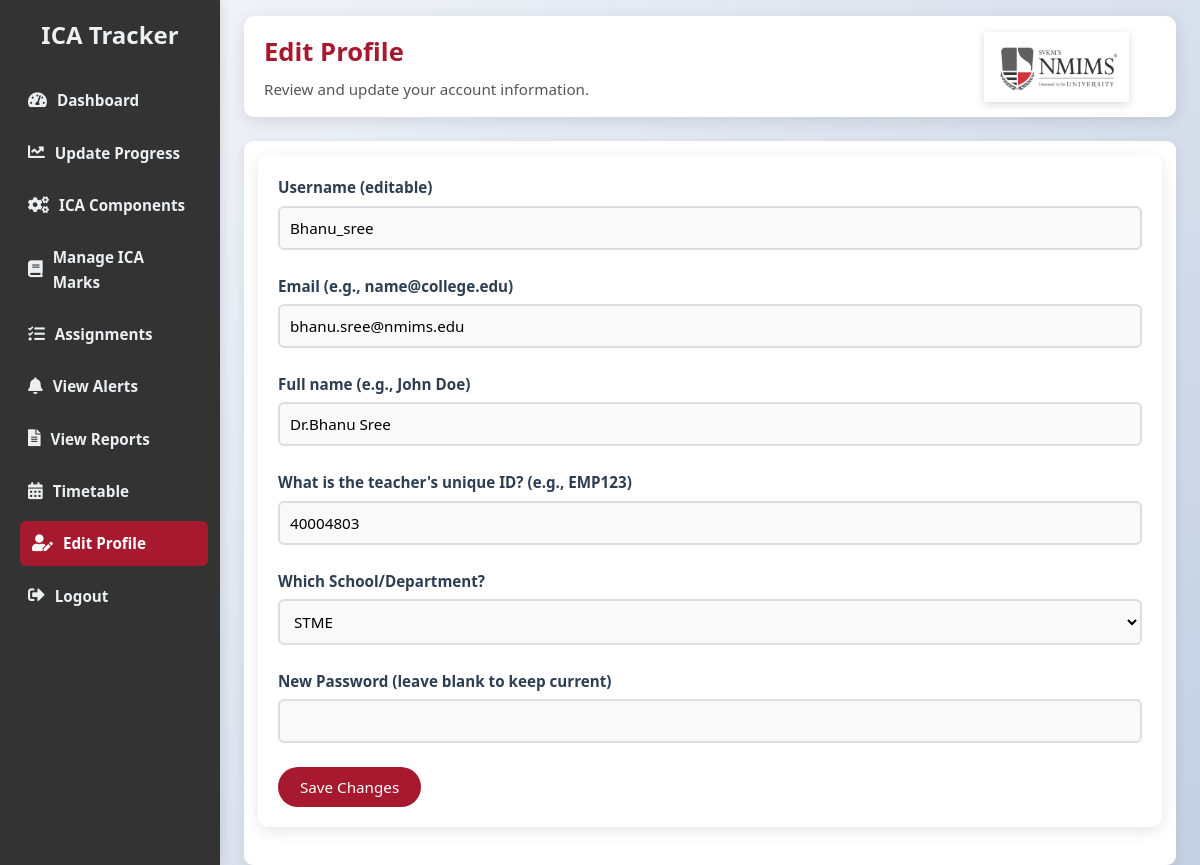
The app's page /edit_profile.php (signed in) with its own data.
### tables this page shows
CREATE TABLE `users` (
  `id` bigint(20) NOT NULL,
  `username` varchar(50) NOT NULL,
  `password` varchar(255) NOT NULL,
  `role` enum('teacher','program_chair','admin','system_admin','student') NOT NULL,
  `email` varchar(100) NOT NULL,
  `name` varchar(100) NOT NULL,
  `teacher_unique_id` varchar(64) DEFAULT NULL,
  `school` varchar(100) DEFAULT NULL,
  `status` varchar(10) NOT NULL DEFAULT 'active',
  `department` varchar(100) DEFAULT NULL
);

### edit_profile.php (the view, shortened to what this page needs)
<?php
require_once __DIR__ . '/db_connect.php';
$user_id = (int)$_SESSION['user_id'];
$role = $_SESSION['role'];
$user_q = mysqli_prepare($conn, "SELECT id, username, email, name, school, teacher_unique_id, role FROM users WHERE id = ? LIMIT 1");
mysqli_stmt_bind_param($user_q, 'i', $user_id);
mysqli_stmt_execute($user_q);
$user_res = mysqli_stmt_get_result($user_q);
$user = mysqli_fetch_assoc($user_res) ?: null;
$student = null;
$studentClassName = '';
$studentSectionName = '';
?>
<!DOCTYPE html>
<html lang="en">
<head>
    <link rel="stylesheet" href="ica_tracker.css">
    <link rel="stylesheet" href="https://cdnjs.cloudflare.com/ajax/libs/font-awesome/5.15.4/css/all.min.css">
</head>
<body<?php echo $role === 'program_chair' ? ' class="program-chair"' : ''; ?>>
    <div class="dashboard">
        <div class="sidebar">
            <h2>ICA Tracker</h2>
            <?php if ($role === 'teacher'): ?>
                <a href="teacher_dashboard.php"><i class="fas fa-tachometer-alt"></i> <span>Dashboard</span></a>
                <a href="update_progress.php"><i class="fas fa-chart-line"></i> <span>Update Progress</span></a>
                <a href="create_ica_components.php"><i class="fas fa-cogs"></i> <span>ICA Components</span></a>
                <a href="manage_ica_marks.php"><i class="fas fa-book"></i> <span>Manage ICA Marks</span></a>
                <a href="assignments.php"><i class="fas fa-tasks"></i> <span>Assignments</span></a>
                <a href="view_alerts.php"><i class="fas fa-bell"></i> <span>View Alerts</span></a>
                <a href="view_reports.php"><i class="fas fa-file-alt"></i> <span>View Reports</span></a>
                <a href="timetable.php"><i class="fas fa-calendar-alt"></i> <span>Timetable</span></a>
                <a href="edit_profile.php" class="active"><i class="fas fa-user-edit"></i> <span>Edit Profile</span></a>
                <a href="logout.php"><i class="fas fa-sign-out-alt"></i> <span>Logout</span></a>
            <?php endif; ?>
        </div>
        <div class="main-content">
            <div class="header">
                <div>
                    <h2>Edit Profile</h2>
                    <p style="margin:4px 0 0;color:#555;font-size:0.95rem;">Review and update your account information.</p>
                </div>
            </div>
            <div class="container">
                <div class="card">
                    <div class="card-body">
                        <form method="POST">
                            <?php if ($role === 'student'): ?>
                                <div class="form-group">
                                    <label>Full name (e.g., John Doe)</label>
                                    <input type="text" name="full_name" value="<?php echo htmlspecialchars($user['name'] ?? ''); ?>" required>
                                </div>
                                <div class="form-group">
                                    <label>SAP ID</label>
                                    <input type="text" name="sap_id" value="<?php echo htmlspecialchars($user['username'] ?? ''); ?>" required>
                                </div>
                                <div class="form-group">
                                    <label>Roll Number</label>
                                    <input type="text" name="roll_number" value="<?php echo htmlspecialchars($student['roll_number'] ?? ''); ?>">
                                </div>
                                <div class="form-group">
                                    <label>Class</label>
                                    <input type="text" value="<?php echo htmlspecialchars($studentClassName ?: 'Not Assigned'); ?>" disabled>
                                </div>
                                <div class="form-group">
                                    <label>Section</label>
                                    <input type="text" value="<?php echo htmlspecialchars($studentSectionName ?: 'Not Assigned'); ?>" disabled>
                                </div>
                                <div class="form-group">
                                    <label>College Email (NMIMS only)</label>
                                    <input type="email" name="college_email" value="<?php echo htmlspecialchars($student['college_email'] ?? $user['email'] ?? ''); ?>" required>
                                </div>
                                <div class="form-group">
                                    <label>New Password (leave blank to keep current)</label>
                                    <input type="password" name="new_password">
                                </div>
                            <?php else: ?>
                                <div class="form-group">
                                    <label>Username (editable)</label>
                                    <input type="text" name="username" value="<?php echo htmlspecialchars($user['username'] ?? ''); ?>" required>
                                </div>
                                <div class="form-group">
                                    <label>Email (e.g., name@college.edu)</label>
                                    <input type="email" name="email" value="<?php echo htmlspecialchars($user['email'] ?? ''); ?>">
                                </div>
                                <div class="form-group">
                                    <label>Full name (e.g., John Doe)</label>
                                    <input type="text" name="name" value="<?php echo htmlspecialchars($user['name'] ?? ''); ?>" required>
                                </div>
                                <div class="form-group">
                                    <label>What is the teacher's unique ID? (e.g., EMP123)</label>
                                    <input type="text" name="teacher_unique_id" value="<?php echo htmlspecialchars($user['teacher_unique_id'] ?? ''); ?>">
                                </div>
                                <div class="form-group">
                                    <label>Which School/Department?</label>
                                    <select name="school">
                                        <option value="STME" <?php if (($user['school'] ?? '')==='STME') echo 'selected'; ?>>STME</option>
                                    </select>
                                </div>
                                <div class="form-group">
                                    <label>New Password (leave blank to keep current)</label>
                                    <input type="password" name="new_password">
                                </div>
                            <?php endif; ?>
                            <div style="margin-top:12px;">
                                <button type="submit" name="save_profile" class="btn">Save Changes</button>
                            </div>
                        </form>
                    </div>
                </div>
            </div>
        </div>
    </div>
</body>
</html>

### ica_tracker.css (style rules this page uses)
html, body { height: 100%; }
* { margin: 0; padding: 0; box-sizing: border-box; font-family: 'Segoe UI', Arial, sans-serif; }
body { background: linear-gradient(135deg, #f5f7fa 0%, #c3cfe2 100%); color: #333; line-height: 1.6; transition: background 0.3s, color 0.3s; overflow-x: hidden; min-height: 100vh; min-height: 100dvh; display: flex; flex-direction: column; }
:root { --sidebar-width: 220px; }
.dashboard { min-height: 100vh; min-height: 100dvh; padding-left: var(--sidebar-width); width: 100%; overflow-x: hidden; display: flex; flex: 1; }
.sidebar { width: var(--sidebar-width); background: #333333; color: #fff; padding: 16px; position: fixed; top: 0; left: 0; height: 100%; overflow-y: auto; box-shadow: 2px 0 10px rgba(0, 0, 0, 0.1); transition: none; }
.sidebar h2 { font-size: 1.5rem; margin-bottom: 24px; color: #ecf0f1; text-align: center; }
.sidebar a { display: flex; align-items: center; color: #ecf0f1; text-decoration: none; padding: 10px 12px; margin: 8px 0; border-radius: 6px; transition: background 0.3s, transform 0.2s; font-size: 0.95rem; }
.sidebar a:hover, .sidebar a.active { background: #A6192E; color: #ffffff; transform: translateX(4px); text-decoration: none; }
.sidebar a i { margin-right: 10px; font-size: 1.05rem; }
.main-content { margin-left: 0; padding: 16px 24px 0; width: 100%; min-width: 0; max-width: calc(100vw - var(--sidebar-width)); display: flex; flex-direction: column; min-height: 100vh; min-height: 100dvh; flex: 1; }
.main-content > :first-child { margin-top: 0; }
.main-content > :last-child { margin-bottom: 0; }
.header { display: flex; justify-content: space-between; align-items: center; background: #fff; padding: 16px 20px; border-radius: 10px; box-shadow: 0 4px 15px rgba(0, 0, 0, 0.1); margin-bottom: 24px; position: relative; padding-right: 240px; }
.header::after { content: ''; position: absolute; right: 20px; top: 50%; transform: translateY(-50%); width: 200px; height: 70px; background: url('nmimshorizontal.jpg') center/contain no-repeat; pointer-events: none; filter: drop-shadow(0 2px 4px rgba(0, 0, 0, 0.15)); }
.header h2 { font-size: 1.6rem; color: #A6192E; font-weight: 600; }
.container { width: 100%; max-width: 1200px; margin: 0 auto; }
form { background: #fff; padding: 20px; border-radius: 10px; box-shadow: 0 4px 15px rgba(0, 0, 0, 0.1); margin-bottom: 24px; }
label { display: block; margin-bottom: 6px; font-weight: 600; color: #2c3e50; font-size: 0.95rem; }
select, input { width: 100%; padding: 10px; margin-bottom: 12px; border: 2px solid #ddd; border-radius: 6px; font-size: 0.95rem; background: #f9f9f9; transition: border-color 0.3s; }
button { padding: 10px 22px; background: #A6192E; color: #fff; border: none; border-radius: 22px; cursor: pointer; font-size: 0.95rem; transition: background 0.3s, transform 0.2s; }
a { color: #A6192E; text-decoration: none; font-weight: 600; transition: color 0.3s; }
.card { background: #fff; padding: 14px; border-radius: 9px; box-shadow: 0 3px 12px rgba(0, 0, 0, 0.08); }
.card-body { padding: 0; }
.form-group { margin-bottom: 12px; }
.btn { padding: 10px 22px; background: #A6192E; color: #fff; border: none; border-radius: 22px; cursor: pointer; font-size: 0.95rem; transition: background 0.3s, transform 0.2s; }
.header p { margin-top: 4px; color: #63666A; font-size: 0.9rem; }

### records on screen
users: username "Bhanu_sree", email "bhanu.sree@nmims.edu", name "Dr.Bhanu Sree", teacher_unique_id "40004803", school "STME"
